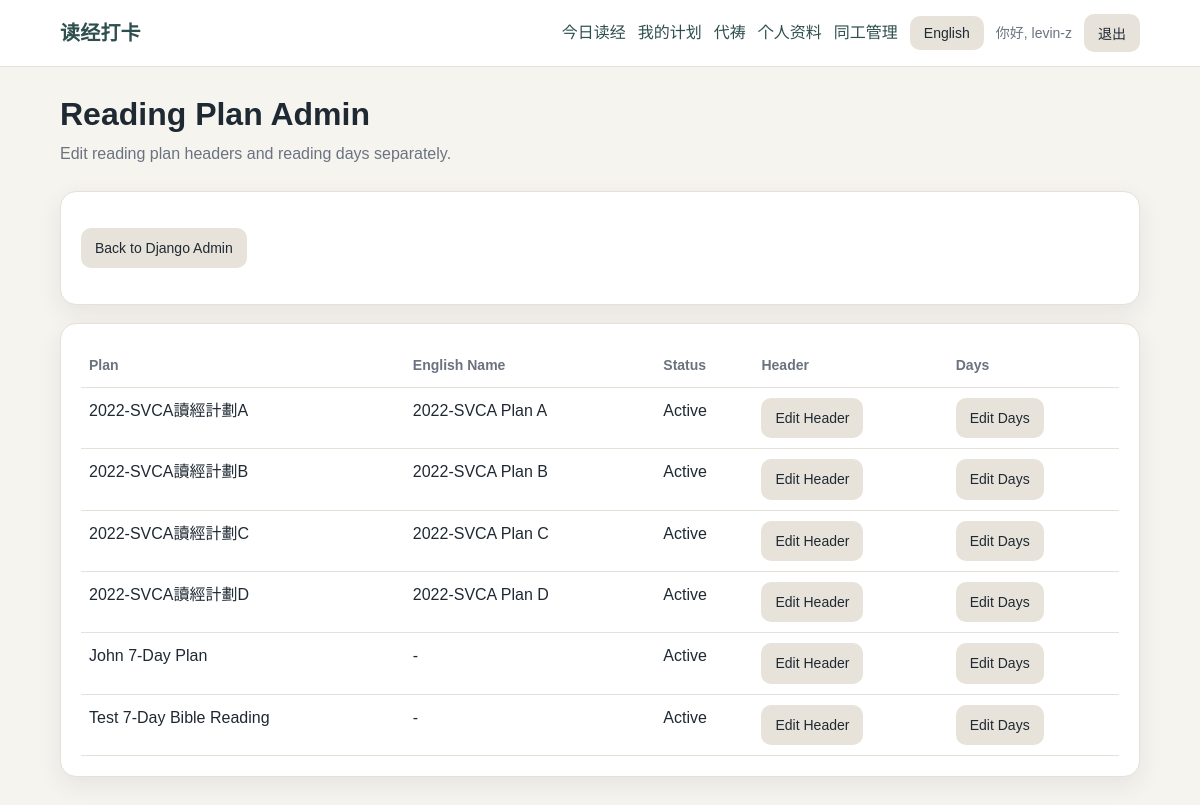
/staff/reading-plans/ (signed in), run on the app's committed database.
### reading/models.py (models this page shows, shortened)
class ReadingPlan(models.Model):
    name = models.CharField(max_length=120, unique=True)
    name_en = models.CharField(max_length=120, blank=True)
    description = models.TextField(blank=True)
    description_en = models.TextField(blank=True)
    introduction = models.TextField(blank=True, default="")
    introduction_en = models.TextField(blank=True, default="")
    reading_guidance = models.TextField(blank=True, default="")
    reading_guidance_en = models.TextField(blank=True, default="")
    pastoral_note = models.TextField(blank=True, default="")
    pastoral_note_en = models.TextField(blank=True, default="")
    is_active = models.BooleanField(default=True)

### reading/admin_views.py (the view)
@staff_member_required
def staff_reading_plan_list(request):
    plans = ReadingPlan.objects.order_by("name")
    return render(
        request,
        "reading/staff/reading_plan_list.html",
        {
            "plans": plans,
        },
    )

### accounts/context_processors.py (called while the page is built)
def language_context(request):
    language = get_user_language(request)
    other_language = "en" if language == "zh" else "zh"
    return {
        "language": language,
        "language_label": SUPPORTED_LANGUAGES[language],
        "other_language": other_language,
        "other_language_label": SUPPORTED_LANGUAGES[other_language],
        "supported_languages": SUPPORTED_LANGUAGES,
        "ui": UI_TEXT[language],
    }

### accounts/language.py (called while the page is built)
def normalize_language(language):
    if language in SUPPORTED_LANGUAGES:
        return language
    return DEFAULT_LANGUAGE

def get_user_language(request):
    language = request.GET.get("lang") or request.session.get("language")
    if language:
        return normalize_language(language)
    if request.user.is_authenticated:
        profile = getattr(request.user, "profile", None)
        if profile and profile.preferred_language:
            return normalize_language(profile.preferred_language)
    return DEFAULT_LANGUAGE

### templates/reading/staff/reading_plan_list.html (shortened to what this page needs)
{% extends "base.html" %}
{% block content %}
<div class="page-header">
    <h1 class="page-title">Reading Plan Admin</h1>
    <p class="page-subtitle">
        Edit reading plan headers and reading days separately.
    </p>
</div>
<div class="card">
    <p>
        <a class="button button-secondary" href="{% url 'admin:index' %}">
            Back to Django Admin
        </a>
    </p>
</div>
{% if plans %}
<div class="card">
    <div class="table-wrap">
        <table>
            <thead>
                <tr>
                    <th>Plan</th>
                    <th>English Name</th>
                    <th>Status</th>
                    <th>Header</th>
                    <th>Days</th>
                </tr>
            </thead>
            <tbody>
                {% for plan in plans %}
                <tr>
                    <td>{{ plan.name }}</td>
                    <td>{{ plan.name_en|default:"-" }}</td>
                    <td>
                        {% if plan.is_active %}
                        Active
                        {% else %}
                        Inactive
                        {% endif %}
                    </td>
                    <td>
                        <a class="button button-secondary"
                           href="{% url 'staff_reading_plan_header' plan.id %}">
                            Edit Header
                        </a>
                    </td>
                    <td>
                        <a class="button button-secondary"
                           href="{% url 'staff_reading_plan_days' plan.id %}">
                            Edit Days
                        </a>
                    </td>
                </tr>
                {% endfor %}
            </tbody>
        </table>
    </div>
</div>
{% else %}
<div class="card">
    <p>No reading plans found.</p>
</div>
{% endif %}
{% endblock %}

### templates/base.html (shortened to what this page needs)
{% load static %}
<!doctype html>
<html lang="en">
<head>
    <link rel="stylesheet" href="{% static 'css/app.css' %}">
</head>
<body>
    <header class="site-header">
        <div class="site-header-inner">
            <a class="brand" href="{% url 'home' %}">{{ ui.site_title }}</a>
            <nav class="nav">
                {% if user.is_authenticated %}
                <a href="{% url 'home' %}">{{ ui.today }}</a>
                <a href="{% url 'my_plans' %}">{{ ui.my_plans }}</a>
                <a href="{% url 'prayer_list' %}">
                    {% if language == "zh" %}代祷{% else %}Prayer{% endif %}
                </a>
                <a href="{% url 'profile' %}">{{ ui.profile }}</a>
                {% if user.is_staff %}
                <details class="nav-staff-menu">
                    <summary>
                        {% if language == "zh" %}同工管理{% else %}Staff{% endif %}
                    </summary>
                </details>
                {% endif %}
                <form method="post" action="{% url 'change_language' %}" class="inline-form">
                    <button type="submit" class="button-secondary">
                        {{ other_language_label }}
                    </button>
                </form>
                <span class="nav-user">{{ ui.hi }}, {{ user.username }}</span>
                <form method="post" action="{% url 'logout' %}" class="inline-form">
                    <button type="submit" class="button-secondary">{{ ui.logout }}</button>
                </form>
                {% endif %}
            </nav>
        </div>
    </header>
    <main class="container">
        {% block content %}{% endblock %}
    </main>
</body>
</html>

### static/css/app.css (style rules this page uses)
:root { --bg: #f6f4ef; --surface: #ffffff; --surface-soft: #fbfaf7; --text: #1f2933; --muted: #6b7280; --border: #e5e0d8; --primary: #2f4f4f; --primary-hover: #243d3d; --danger: #9f2f2f; --shadow: 0 8px 24px rgba(31, 41, 51, 0.08); --radius: 16px; }
* { box-sizing: border-box; }
body { margin: 0; background: var(--bg); color: var(--text); font-family: Arial, "Helvetica Neue", sans-serif; line-height: 1.6; }
a { color: var(--primary); text-decoration: none; }
.site-header { background: var(--surface); border-bottom: 1px solid var(--border); position: sticky; top: 0; z-index: 10; }
.site-header-inner { max-width: 1120px; margin: 0 auto; padding: 14px 20px; display: flex; align-items: center; justify-content: space-between; gap: 16px; }
.brand { font-weight: 700; font-size: 20px; letter-spacing: 0.2px; }
.nav { display: flex; align-items: center; gap: 12px; flex-wrap: wrap; }
.nav-user { color: var(--muted); font-size: 14px; }
.nav-staff-menu { position: relative; }
.nav-staff-menu summary { color: var(--primary); cursor: pointer; list-style: none; }
.container { max-width: 1120px; margin: 0 auto; padding: 28px 20px 48px; }
.page-header { margin-bottom: 24px; }
.page-title { font-size: 32px; line-height: 1.2; margin: 0 0 8px; }
.page-subtitle { color: var(--muted); margin: 0; }
.card { background: var(--surface); border: 1px solid var(--border); border-radius: var(--radius); padding: 20px; margin-bottom: 18px; box-shadow: var(--shadow); }
button, .button { display: inline-block; border: none; border-radius: 10px; background: var(--primary); color: white; padding: 9px 14px; font-size: 14px; cursor: pointer; text-decoration: none; }
.button-secondary { background: #e8e3da; color: var(--text); }
.inline-form { display: inline; }
.table-wrap { overflow-x: auto; }
table { width: 100%; border-collapse: collapse; }
th, td { text-align: left; border-bottom: 1px solid var(--border); padding: 10px 8px; vertical-align: top; }
th { color: var(--muted); font-weight: 600; font-size: 14px; }

### data on the page
ReadingPlan: name "2022-SVCA讀經計劃A", name_en "2022-SVCA Plan A", is_active "Active"
ReadingPlan: name "2022-SVCA讀經計劃B", name_en "2022-SVCA Plan B", is_active "Active"
ReadingPlan: name "2022-SVCA讀經計劃C", name_en "2022-SVCA Plan C", is_active "Active"
ReadingPlan: name "2022-SVCA讀經計劃D", name_en "2022-SVCA Plan D", is_active "Active"
ReadingPlan: name "John 7-Day Plan", name_en "-", is_active "Active"
ReadingPlan: name "Test 7-Day Bible Reading", name_en "-", is_active "Active"

### other printed values
{{ ui.site_title }} "读经打卡"
{{ ui.today }} "今日读经"
{{ ui.my_plans }} "我的计划"
{{ ui.profile }} "个人资料"
{{ other_language_label }} "English"
{{ ui.hi }} "你好"
{{ user.username }} "levin-z"
{{ ui.logout }} "退出"
